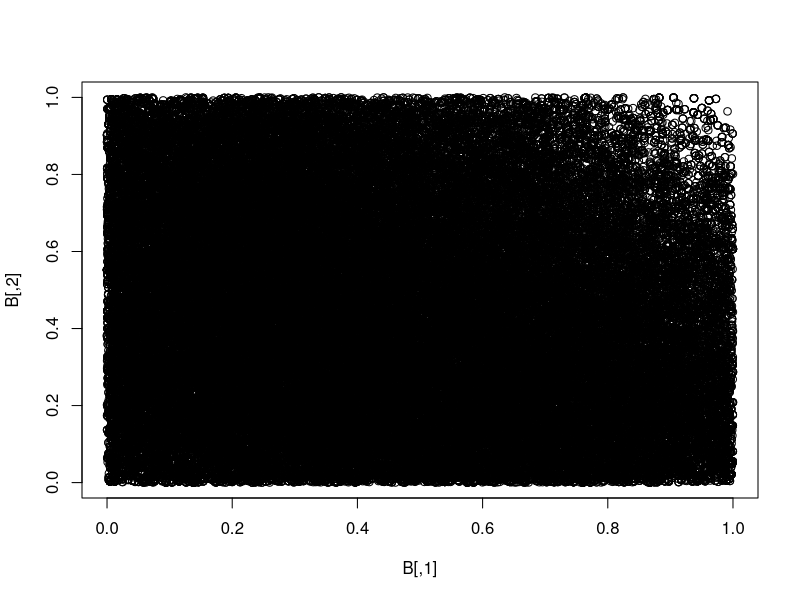

Source code (R):
#general code for Markov Chain Monte Carlo using Metropolis algorithm

#f: pdf for a multi-dimensional distribution, single-vector input(see func for optim )
#x: starting state of Markov chain, a vector in R^d, d=length(x)
#n: how long the markov chain runs for
#sd=0.2: default standard deviation used to move to a prosed state
MCMC=function(f,x,n,sd=0.2){
  d=length(x)#d is the dimension of the starting state vector
  M=matrix(NA,nrow=n,ncol=d)#Markov chain, a matrix of diff samples from distribution
  M[1,]=x#markov chain start at x
  for(i in 2:n){
    proposal=M[i-1,]+rnorm(d,mean=0,sd)
    #Calculate the prob of proposal state and current state
    propP=f(proposal)#calculate the prob of proposal state
    propC=f(M[i-1,])
    r=propP/propC
    M[i,]=M[i-1,]#by defaut,the proposal state is the same as current state
    if(r>=1){
      M[i,]=proposal
    }
    else{
      if(runif(1)<r){
        M[i,]=proposal
      }
    }
  }
  M
}

#here is your pdf(1)--------------------------------
f=function(X){
  s=X[1]
  t=X[2]
  if((s^2+t^2)<1)
  {
    sqrt(1-s^2-t^2)}
  else{
    0
  }
}
A=MCMC(f,c(0,0),5e3)

#here is another pdf(2)-----------------------------
g=function(a){
  if((a[1]<1 & a[1]>0) && (a[2]<1 & a[2]>0)){
    1-a[1]*a[2]
  }
  else{
    0
  }
}
B=MCMC(g,c(0.5,0.5),1e5)
plot(B)
count1=0
for(i in 1:1e5){
  if(B[i,1]*B[i,1]+B[i,2]*B[i,2]<1){
    count1=count1+1
  }
}
print(count1/(1e5))
